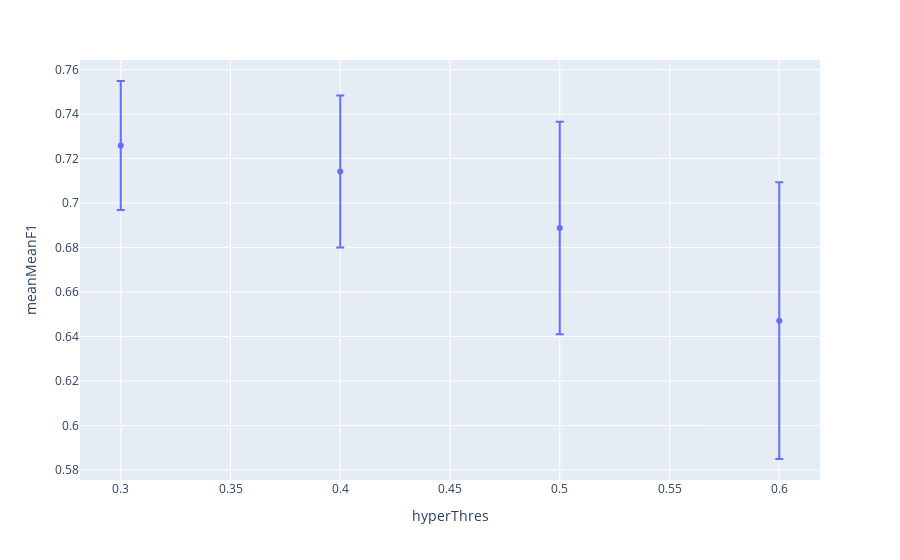

The code cell stored with this chart in its notebook:
### Markdown cell above
## Graphical representation of the optimal point

### Code cell
aux=hyperParams[(hyperParams.hyperDepth==optimal.hyperDepth)&(hyperParams.hyperMinDuration==optimal.hyperMinDuration)&
                (hyperParams.hyperClose==optimal.hyperClose)&(hyperParams.hyperMaxDuration==optimal.hyperMaxDuration)].reset_index(drop=True)
px.scatter(aux,x='hyperThres',y='meanMeanF1',error_y='stdMeanF1')

### Figure 1 — Plotly figure (JSON) as saved in the notebook; plotly's stock layout.template omitted (floating-point values rounded to 4 significant figures)
{"data": [{"error_y": {"array": [0.02897, 0.03416, 0.04777, 0.06217]}, "hovertemplate": "hyperThres=%{x}<br>meanMeanF1=%{y}<extra></extra>", "legendgroup": "", "marker": {"color": "#636efa", "symbol": "circle"}, "mode": "markers", "name": "", "orientation": "v", "showlegend": false, "type": "scatter", "x": [0.3, 0.4, 0.5, 0.6], "xaxis": "x", "y": [0.7258, 0.7141, 0.6887, 0.6471], "yaxis": "y"}], "layout": {"legend": {"tracegroupgap": 0}, "margin": {"t": 60}, "xaxis": {"anchor": "y", "domain": [0, 1], "title": {"text": "hyperThres"}}, "yaxis": {"anchor": "x", "domain": [0, 1], "title": {"text": "meanMeanF1"}}}}
